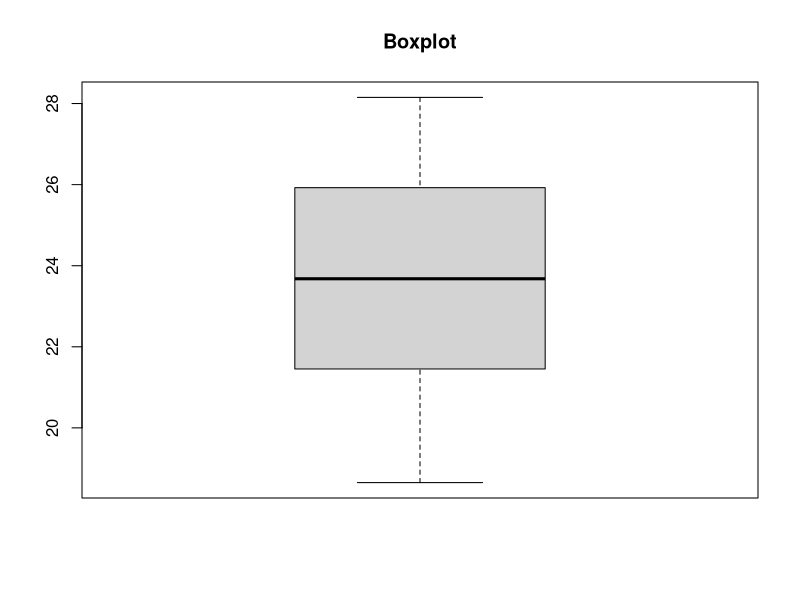

The R script that drew this image:
# Display the table

file <- read.csv("tablej.csv",TRUE,sep = ",")
print(file)
file$IMC<- (file$Peso/(file$Altura)^2)

# Display the Boxsplot graph

boxplot(file$IMC,main="Boxplot")
